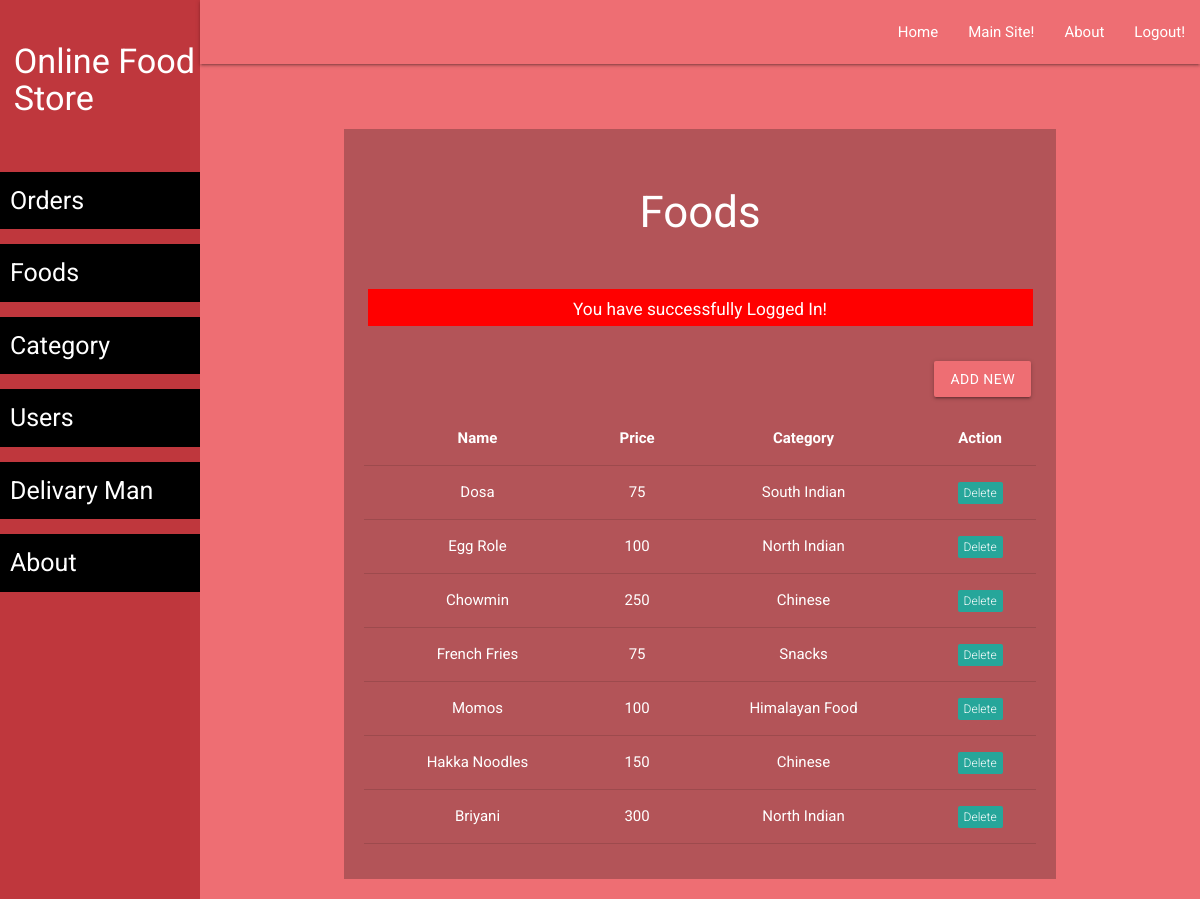
The app's page /admin/food-list.php (signed in) with its own data.
### tables this page shows
CREATE TABLE `food` (
  `id` int(11) NOT NULL,
  `cat_id` int(10) NOT NULL,
  `name` varchar(50) NOT NULL,
  `image` varchar(250) NOT NULL,
  `price` int(255) NOT NULL
);

CREATE TABLE `categories` (
  `id` int(11) NOT NULL,
  `c_name` varchar(250) NOT NULL,
  `short_desc` varchar(250) NOT NULL,
  `long_desc` varchar(500) NOT NULL
);

### admin/food-list.php (the view, shortened to what this page needs)
<?php require('layout/header.php'); ?>
<?php require('layout/left-sidebar-long.php'); ?>
<?php require('layout/topnav.php'); ?>
<?php require('layout/left-sidebar-short.php'); ?>
<?php
require('../backends/connection-pdo.php');
$sql = 'SELECT food.id, food.name, food.price, categories.c_name
        FROM food
        LEFT JOIN categories
        ON food.cat_id = categories.id';
$query  = $pdoconn->prepare($sql);
$query->execute();
$arr_all = $query->fetchAll(PDO::FETCH_ASSOC);
?>
<div class="section white-text" style="background: #B35458;">
	<div class="section">
		<h3>Foods</h3>
	</div>
  <?php
    if (isset($_SESSION['msg'])) {
        echo '<div class="section center" style="margin: 5px 35px;"><div class="row" style="background: red; color: white;">
        <div class="col s12">
            <h6>'.$_SESSION['msg'].'</h6>
            </div>
        </div></div>';
    }
    ?>
	<div class="section right" style="padding: 15px 25px;">
		<a href="food-add.php" class="waves-effect waves-light btn">Add New</a>
	</div>
	<div class="section center" style="padding: 20px;">
		<table class="centered responsive-table">
        <thead>
          <tr>
              <th>Name</th>
              <th>Price</th>
              <th>Category</th>
              <th>Action</th>
          </tr>
        </thead>
        <tbody>
          <?php
            foreach ($arr_all as $key) {
          ?>
          <tr>
            <td><?php echo $key['name']; ?></td>
            <td><?php echo $key['price']; ?></td>
            <td><?php echo $key['c_name']; ?></td>
            <td><a href="../backends/admin/food-delete.php?id=<?php echo $key['id']; ?>"><span class="new badge" data-badge-caption="">Delete</span></a></td>
          </tr>
          <?php } ?>
        </tbody>
      </table>
	</div>
</div>
<?php require('layout/footer.php'); ?>

### css/form-style.css (style rules this page uses)
body { background: #ee6e73; font-family: "Roboto", sans-serif; -webkit-font-smoothing: antialiased; -moz-osx-font-smoothing: grayscale; }
.btn, .btn:active, .btn:hover { background: #ee6e73 !important; width: 100%; }
.row { margin-bottom: 0 !important; }
.col { padding: 0 !important; }

### records on screen
food: name "Dosa", price "75", categories.c_name "South Indian"
food: name "Egg Role", price "100", categories.c_name "North Indian"
food: name "Chowmin", price "250", categories.c_name "Chinese"
food: name "French Fries", price "75", categories.c_name "Snacks"
food: name "Momos", price "100", categories.c_name "Himalayan Food"
food: name "Hakka Noodles", price "150", categories.c_name "Chinese"
food: name "Briyani", price "300", categories.c_name "North Indian"

### other values on screen
$_SESSION['msg'] "You have successfully Logged In!"
